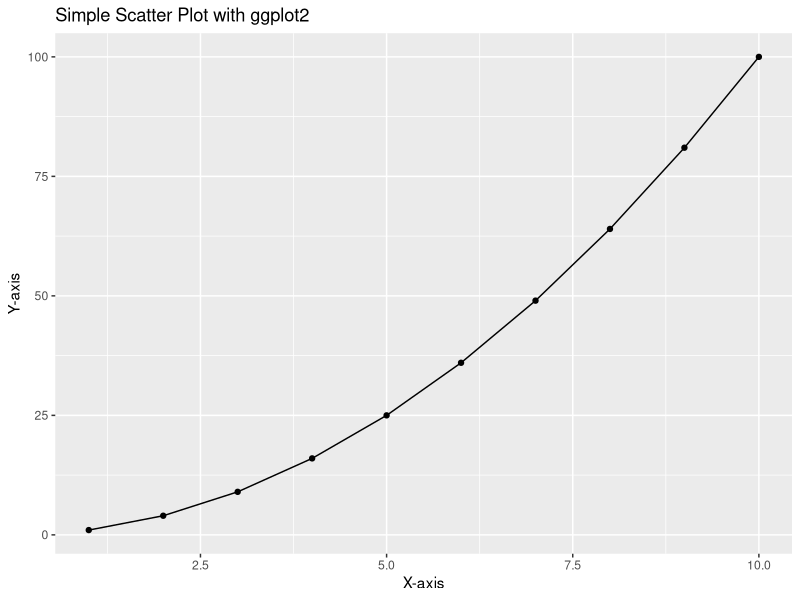
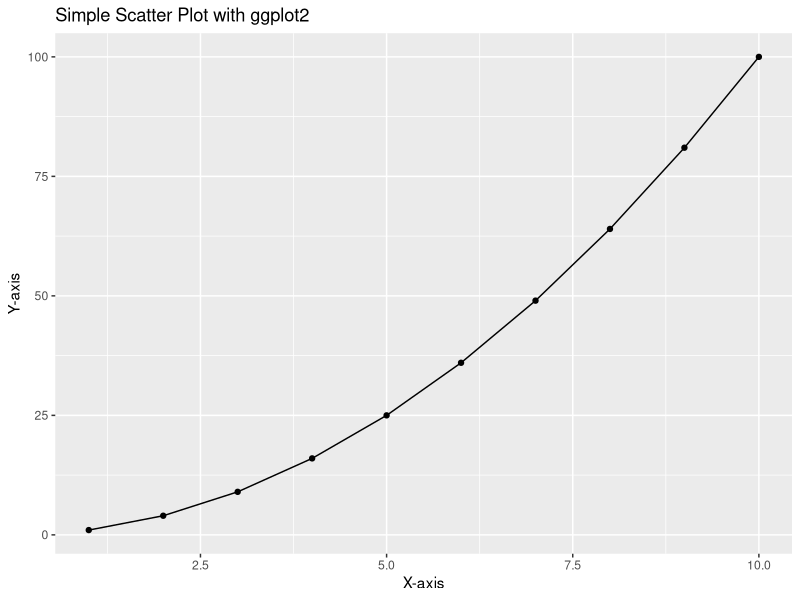

Reproduce these figures in R, in order.
## ---- chunk 1
#| echo: true
#| message: true
#| warning: true

# Load ggplot2 for plotting
library(ggplot2)

# Create a simple scatter plot
data <- data.frame(x = 1:10, y = (1:10)^2)

ggplot(data, aes(x = x, y = y)) +
  geom_point() +
  geom_line() +
  ggtitle("Simple Scatter Plot with ggplot2") +
  xlab("X-axis") +
  ylab("Y-axis")
## ---- chunk 2
#| echo: false
#| message: false
#| warning: false

# Load ggplot2 for plotting
library(ggplot2)

# Create a simple scatter plot
data <- data.frame(x = 1:10, y = (1:10)^2)

ggplot(data, aes(x = x, y = y)) +
  geom_point() +
  geom_line() +
  ggtitle("Simple Scatter Plot with ggplot2") +
  xlab("X-axis") +
  ylab("Y-axis")
